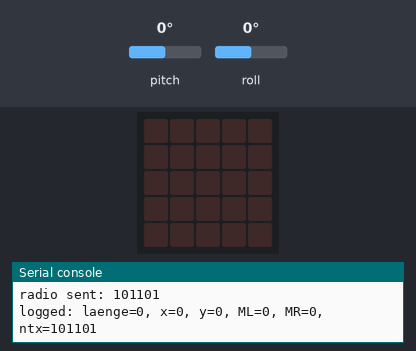
A program run on a simulated Calliope mini (MakeCode). Shown: the board's 5×5 LED display, the last lines printed to the serial console. The test bench sets the inputs (shaded band); at power-on: pitch 0°, roll 0°. No radio messages arrive unless stated (any console line starting 'radio sent:' is added by the test bench); data-log rows are listed on the console.

Above: at 1.2 s.
1.3 s: pitch set to -4°
2.8 s: pitch set to -7°
At 4.0 s:
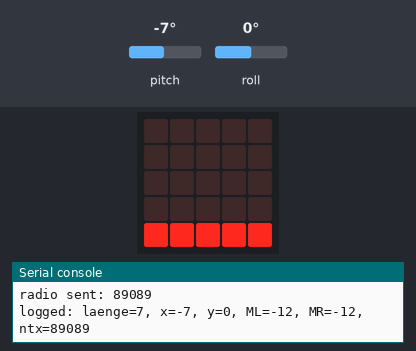
4.3 s: roll set to -172°
At 5.4 s:
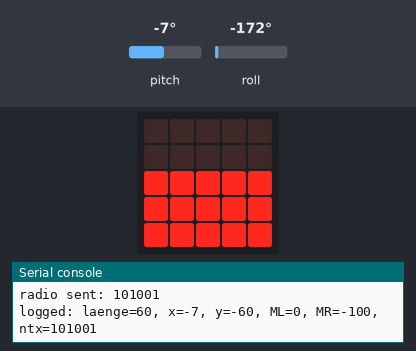
6.2 s: roll set to 0°
At 7.8 s:
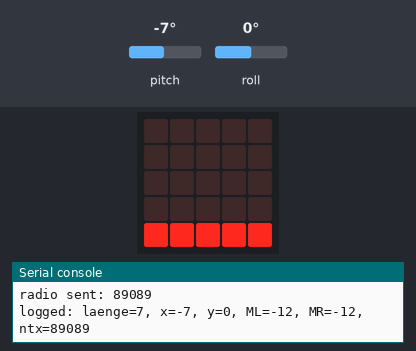
8.1 s: pitch set to -1°
At 9.0 s:
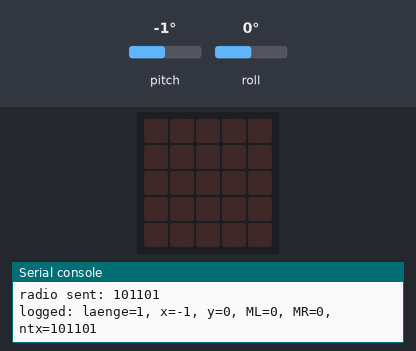
10.0 s: roll set to 3°
11.6 s: roll set to 6°
At 13.3 s:
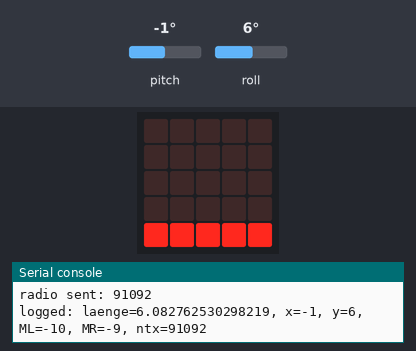
Timing chart, 0 to 14.3 s (numbered marks = the images above; inputs shaded):
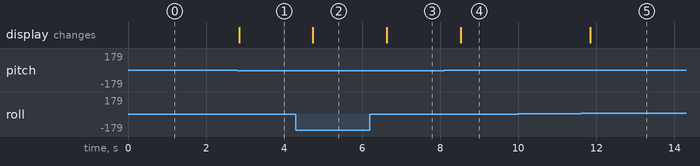

Measured:
- the behaviour switches between -5 and -6° on pitch (found by bisection; images 0 and 1)
- the behaviour switches between 4 and 5° on roll (found by bisection; images 4 and 5)
- after the input at 2.8 s, the display: changes at once (image 1)
- after the input at 4.3 s, the display: changes after 0.44 s (image 2)
- after the input at 6.2 s, the display: changes after 0.43 s (image 3)
- after the input at 8.1 s, the display: changes after 0.43 s (image 4)
- after the input at 11.6 s, the display: changes after 0.24 s (image 5)

The program:

main.ts
```typescript
function zeigeV () {
    if (0 <= laenge && laenge <= 5) {
        basic.showLeds(`
            . . . . .
            . . . . .
            . . . . .
            . . . . .
            . . . . .
            `)
    } else if (5 < laenge && laenge <= 20) {
        basic.showLeds(`
            . . . . .
            . . . . .
            . . . . .
            . . . . .
            # # # # #
            `)
    } else if (20 < laenge && laenge <= 40) {
        basic.showLeds(`
            . . . . .
            . . . . .
            . . . . .
            # # # # #
            # # # # #
            `)
    } else if (40 < laenge && laenge <= 60) {
        basic.showLeds(`
            . . . . .
            . . . . .
            # # # # #
            # # # # #
            # # # # #
            `)
    } else if (60 < laenge && laenge <= 80) {
        basic.showLeds(`
            . . . . .
            . . . . .
            # # # # #
            # # # # #
            # # # # #
            `)
    } else if (80 < laenge && laenge <= 90) {
        basic.showLeds(`
            . . . . .
            # # # # #
            # # # # #
            # # # # #
            # # # # #
            `)
    } else if (90 < laenge && laenge <= 95) {
        basic.showLeds(`
            # # . . .
            # # # # #
            # # # # #
            # # # # #
            # # # # #
            `)
    } else {
        basic.showLeds(`
            # # # # #
            # # # # #
            # # # # #
            # # # # #
            # # # # #
            `)
    }
}
let ntx = 0
let MR = 0
let ML = 0
let y = 0
let x = 0
let laenge = 0
radio.setGroup(200)
radio.setTransmitPower(7)
datalogger.setColumnTitles(
"x",
"y",
"laenge",
"ML",
"MR",
"ntx"
)
basic.forever(function () {
    x = Math.constrain(input.rotation(Rotation.Pitch), -60, 60)
    y = Math.constrain(input.rotation(Rotation.Roll), -60, 60)
    laenge = Math.constrain(Math.sqrt(x * x + y * y), 0, 60)
    if (laenge < 5) {
        ML = 0
        MR = 0
    } else {
        ML = Math.round(laenge / 60 * 100)
        MR = ML
        if (y < -5) {
            ML = Math.round(ML - y / -60 * ML)
        } else if (y > 5) {
            MR = Math.round(MR - y / 60 * MR)
        }
        if (x < 0) {
            MR = -1 * MR
            ML = -1 * ML
        }
    }
    ntx = Math.round((ML + 101) * 1000 + (MR + 101))
    radio.sendString(convertToText(ntx))
    datalogger.log(
    datalogger.createCV("laenge", laenge),
    datalogger.createCV("x", x),
    datalogger.createCV("y", y),
    datalogger.createCV("ML", ML),
    datalogger.createCV("MR", MR),
    datalogger.createCV("ntx", ntx)
    )
    zeigeV()
    basic.pause(50)
})
```

test.ts
```typescript
// Hier kann man Tests durchführen; diese Datei wird nicht kompiliert, wenn dieses Paket als Erweiterung verwendet wird.
```
